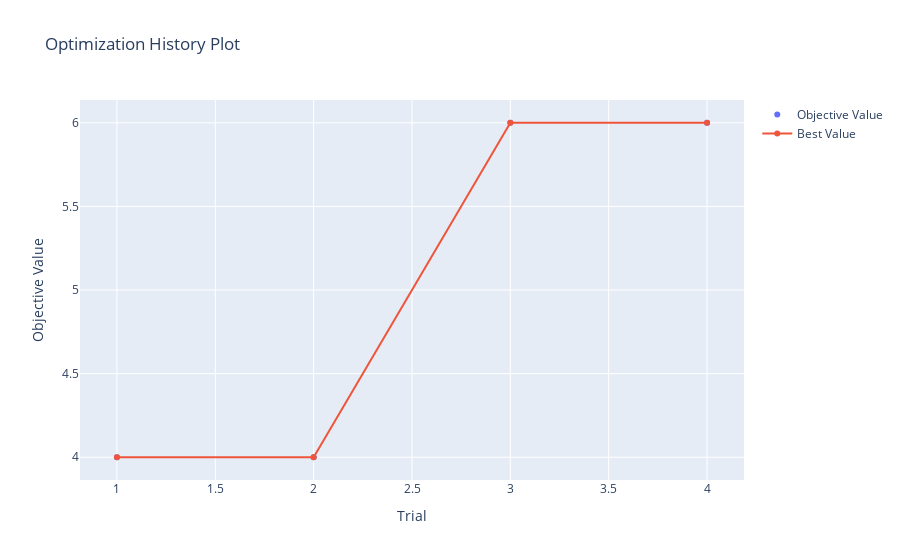

This figure's notebook cell:
### Markdown cell above
## 付録: 結果の可視化

### Code cell
optuna.visualization.plot_optimization_history(study)

### Figure 1 — Plotly figure (JSON) as saved in the notebook; plotly's stock layout.template omitted (floating-point values rounded to 4 significant figures)
{"data": [{"mode": "markers", "name": "Objective Value", "type": "scatter", "x": [1, 2, 3, 4], "y": [4, 4, 6, 6]}, {"name": "Best Value", "type": "scatter", "x": [1, 2, 3, 4], "y": [4, 4, 6, 6]}], "layout": {"title": {"text": "Optimization History Plot"}, "xaxis": {"title": {"text": "Trial"}}, "yaxis": {"title": {"text": "Objective Value"}}}}
